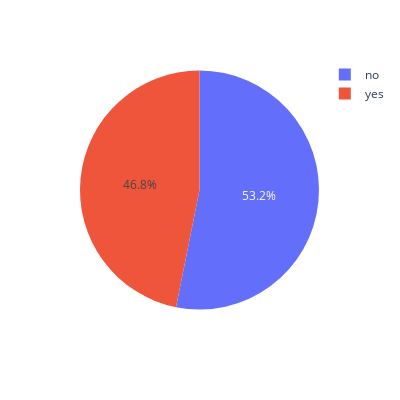

Notebook code cell kept with this figure:
### Markdown cell above
### De las personas que si fueron contactadas alguna vez ¿Cuántas pidieron el depósito?

### Code cell
datos=df[df.pdias!=-1].dep_a_plazo.value_counts()
px.pie(datos, values='dep_a_plazo', names=['no', 'yes'], width=400, height=400)

### Figure 1 — Plotly figure (JSON) as saved in the notebook; plotly's stock layout.template omitted (floating-point values rounded to 4 significant figures)
{"data": [{"domain": {"x": [0, 1], "y": [0, 1]}, "hovertemplate": "label=%{label}<br>dep_a_plazo=%{value}<extra></extra>", "labels": ["no", "yes"], "legendgroup": "", "name": "", "showlegend": true, "type": "pie", "values": [717, 632]}], "layout": {"height": 400, "legend": {"tracegroupgap": 0}, "margin": {"t": 60}, "width": 400}}
